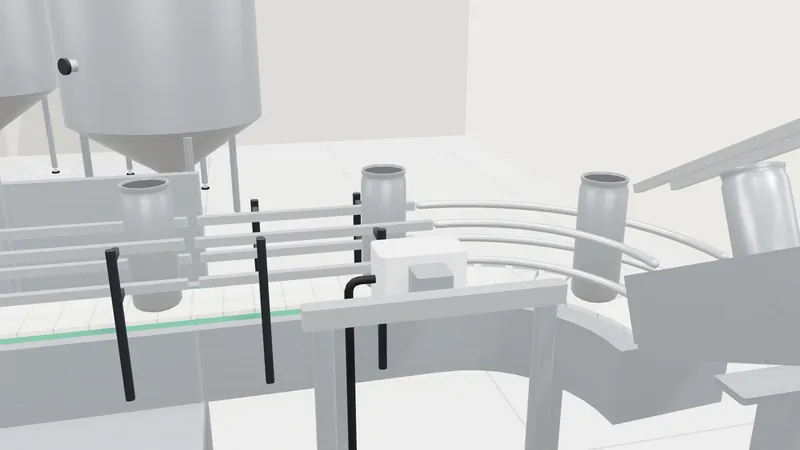
#> input picture img/m-datecoder-800.webp, 800 x 450 px, given in place of full-2x.png, which was not available
$ python snaps-stills.py
#> lines starting #> are read from the running program, lines starting #| are printed output that depends on the picture; pictures that were not available may be replaced by others from this repository, and a replacement may not be noted
#!/usr/bin/env python3
"""Snaps Line stills -> img/snaps-*.webp (and img/snaps-og.jpg).

Prefers the final stills the Pulsar build writes to /root/pulsar/out/stills/
(hero.png, comp-01..11.png, iso-fill.png, iso-seal.png, iso-outfeed.png, pack.png, og.png).
Any still that isn't there yet falls back to an interim crop from the shots already on disk,
so the site always builds. Run it again after the final stills land; nothing else changes.
"""
import json
import os
from PIL import Image

HERE = os.path.dirname(os.path.abspath(__file__))
IMG = os.path.join(HERE, "img")
STILLS = "/root/pulsar/out/stills"
SHOTS = "/root/pulsar/out/shots/final"
FULL = os.path.join(HERE, "interim", "full-2x.png")  # 2x light render of the assembled machine (2600x2000)

# Interim crops from FULL, as (centre x, centre y, width) in its pixels; 16:9 boxes.
COMP = {
    1: (1066, 1014, 560),   # bottom film unwinder: reel and dancer
    2: (1080, 730, 470),    # pouch die cutter
    3: (1480, 650, 600),    # top film unwinder: printed film over the idlers
    4: (1157, 754, 400),    # product filling system: manifold and nozzles
    5: (2054, 800, 560),    # pressure tank
    6: (1482, 845, 420),    # heat transfer printing unit
    7: (1944, 1050, 360),   # air supply connection
    8: (1950, 820, 400),    # dosing pump
    9: (1664, 936, 420),    # precut system
    10: (700, 640, 380),    # swinging arm control panel
    11: (1625, 1144, 1000), # conveyor with pick & place
}


def box(cx, cy, w, ratio=16 / 9, src=None):
    h = w / ratio
    x0, y0 = cx - w / 2, cy - h / 2
    if src is not None:
        x0 = max(0, min(x0, src.width - w))
        y0 = max(0, min(y0, src.height - h))
    return (round(x0), round(y0), round(x0 + w), round(y0 + h))


def save(im, name, width, q=86):
    if im.width > width:
        im = im.resize((width, round(im.height * width / im.width)), Image.LANCZOS)
    im.convert("RGB").save(os.path.join(IMG, name), quality=q)
    return im.size


def final(name):
    p = os.path.join(STILLS, name)
    return Image.open(p).convert("RGB") if os.path.exists(p) else None


def main():
    os.makedirs(IMG, exist_ok=True)
    full = Image.open(FULL).convert("RGB")
#> full is the input picture: PIL image 800x450 RGB; mean R, G, B 199.8, 201.3, 201.5
    used = {}

    # hero: the whole assembled machine
    hero = final("hero.png")
    used["hero"] = "final" if hero else "interim"
    if hero is None:
        hero = full.crop((540, 240, 2240, 1700))
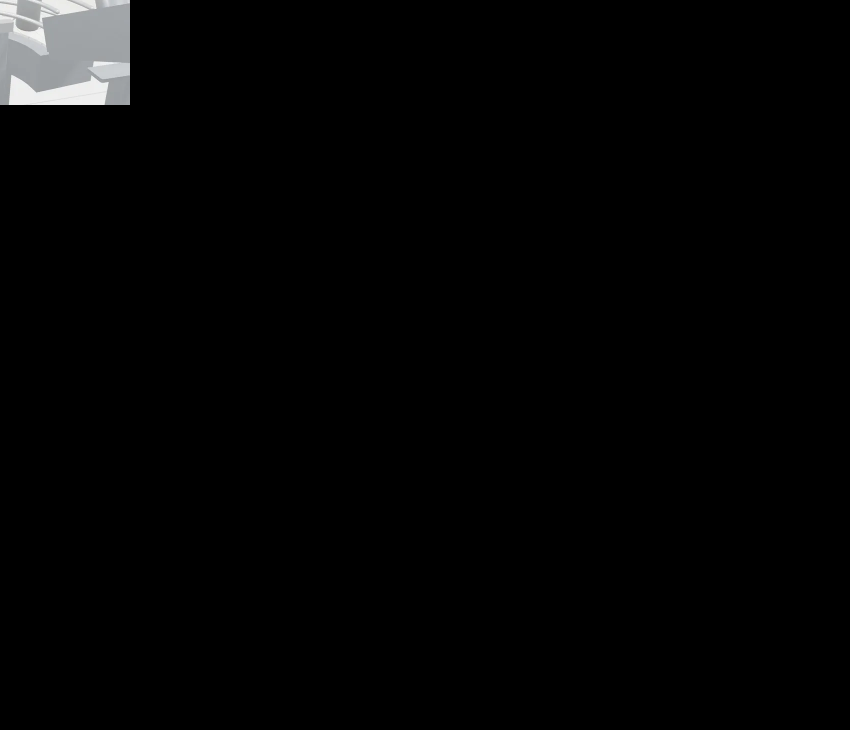
#> hero: PIL image 1700x1460 RGB (shown at 1/2 size); mean R, G, B 4, 4.1, 4.1
    else:
        # trim the paper margin around the machine, keep a calm 4% border
        import PIL.ImageOps as _ops
        g = _ops.invert(hero.convert("L")).point(lambda v: 255 if v > 10 else 0)
        bb = g.getbbox()
        if bb:
            m = int(0.04 * hero.width)
            hero = hero.crop((max(0, bb[0] - m), max(0, bb[1] - m), min(hero.width, bb[2] + m), min(hero.height, bb[3] + m)))
    print("hero", save(hero, "snaps-hero-1600.webp", 1600), save(hero, "snaps-hero-800.webp", 800))
#| hero (1600, 1374) (800, 687)
    # the home page's Snaps Line section and the overview's drawing section share this one (1400 wide)
    print("section", save(hero, "snaps-1400.webp", 1400))
#| section (1400, 1202)

    # og: 1200x630
    og = final("og.png")
#> call 2 of final, with name = 'og.png'
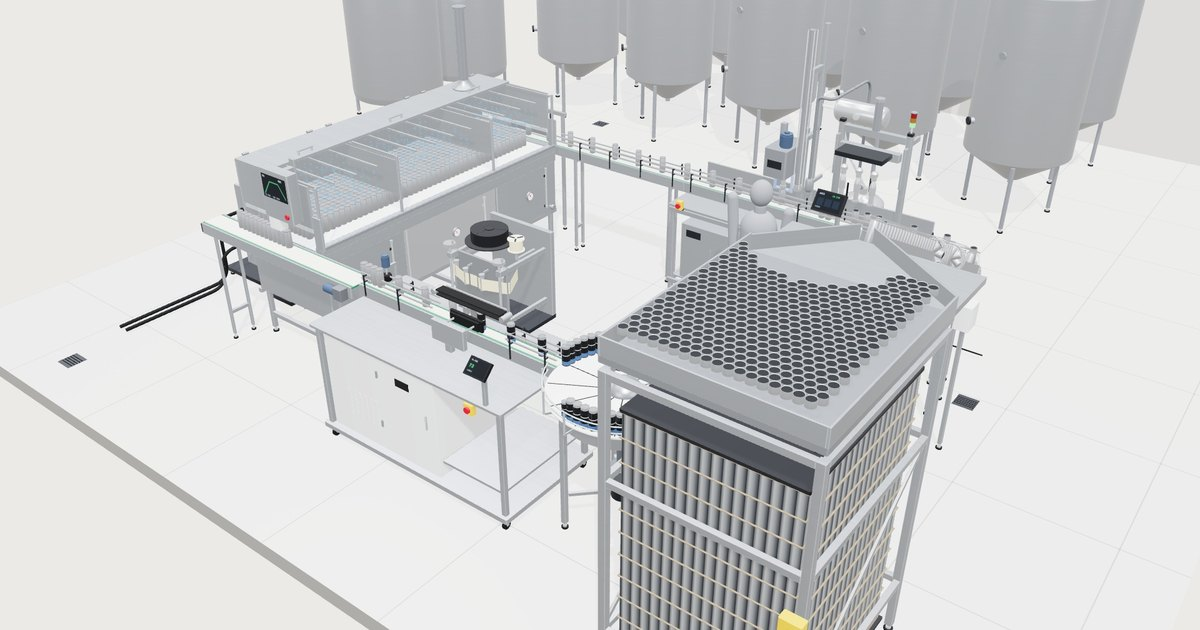
#> input picture img/og.jpg, 1200 x 630 px, given in place of og.png, which was not available
#> in final, returned value is the input picture: PIL image 1200x630 RGB; mean R, G, B 204.8, 205.6, 205.8
    used["og"] = "final" if og else "interim"
    if og is None:
        og = full.crop(box(1390, 900, 1720, 1200 / 630, full))
    og = og.resize((1200, 630), Image.LANCZOS)
    og.save(os.path.join(IMG, "snaps-og.jpg"), quality=86)

    # the 11 components
    for n, (cx, cy, w) in COMP.items():
        im = final(f"comp-{n:02d}.png")
        used[f"comp-{n:02d}"] = "final" if im else "interim"
        if im is None:
            im = full.crop(box(cx, cy, w, src=full))
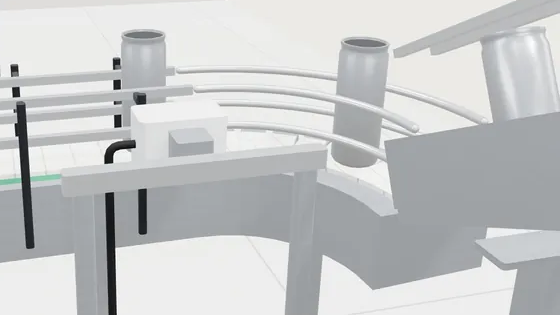
#> im: PIL image 560x315 RGB; mean R, G, B 197.5, 199.4, 200
        save(im, f"snaps-c{n:02d}-800.webp", 800)

    # featured isolations (4:3 cards)
    iso_fallback = {
        "fill": (os.path.join(HERE, "interim", "iso-fill-2x.png"), (600, 220, 2000, 1700)),
        "outfeed": (os.path.join(HERE, "interim", "iso-outfeed-2x.png"), (728, 260, 1872, 1690)),
        "seal": (os.path.join(HERE, "interim", "iso-seal-2x.png"), (728, 325, 1872, 1638)),
    }
    for k, (path, crop) in iso_fallback.items():
        im = final(f"iso-{k}.png")
        used[f"iso-{k}"] = "final" if im else "interim"
        if im is None:
            im = Image.open(path).convert("RGB").crop(crop)
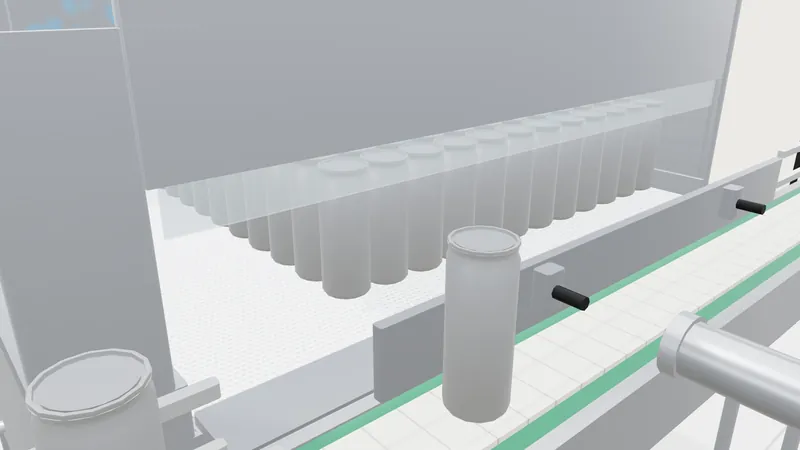
#> input picture img/m-dw-800.webp, 800 x 450 px, given in place of iso-fill-2x.png, which was not available
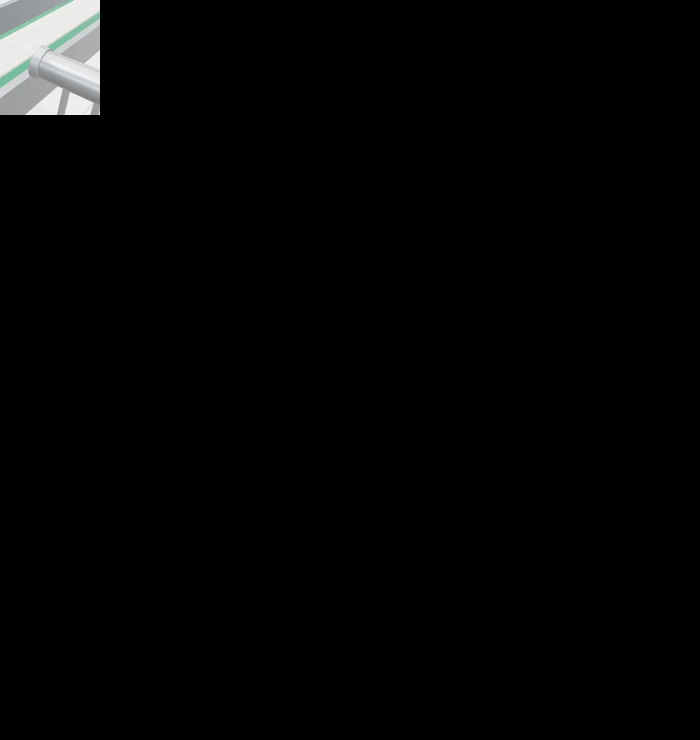
#> im: PIL image 1400x1480 RGB (shown at 1/2 size); mean R, G, B 4.3, 4.4, 4.4
        # pad (never crop) to 4:3 with the page tone, so no part of the assembly is cut off
        bg = im.getpixel((2, 2))
#> bg = (234, 236, 235)
        W, H = im.size
#> W = 1400; H = 1480
        if W / H > 4 / 3:
            nw, nh = W, round(W * 3 / 4)
        else:
            nw, nh = round(H * 4 / 3), H
#> nw = 1973; nh = 1480
        canvas = Image.new("RGB", (nw, nh), bg)
        canvas.paste(im, ((nw - W) // 2, (nh - H) // 2))
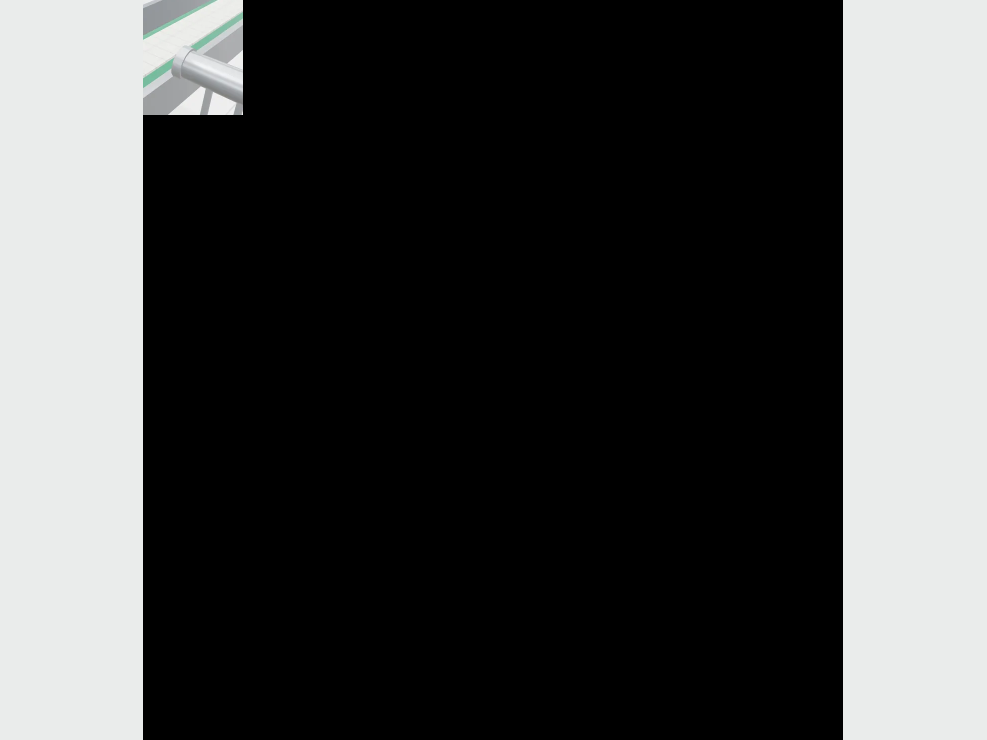
#> canvas: PIL image 1973x1480 RGB (shown at 1/2 size); mean R, G, B 71, 71.7, 71.4
        im = canvas
        save(im, f"snaps-iso-{k}-960.webp", 960)
#> in save (call 15), `im = im.resize((width, round(im.height * width / im.width)), Image.LAN..`:
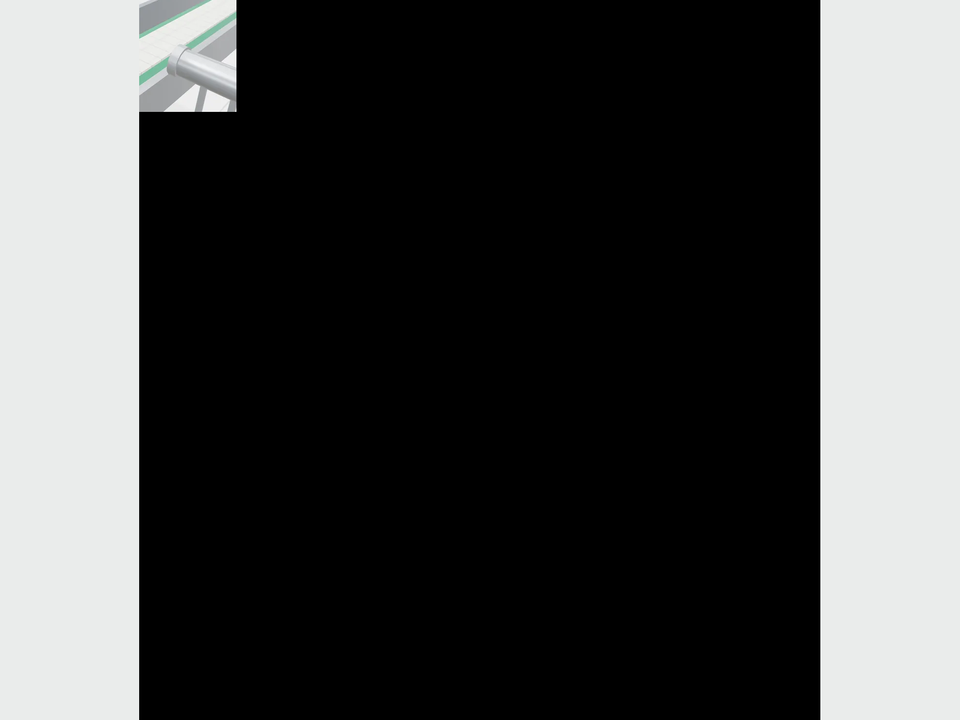
#> im: PIL image 960x720 RGB; mean R, G, B 71, 71.7, 71.4

    # the overview's drawing section: the machine taken apart (final still if present, else the latest exploded shot)
    ex = final("exploded.png")
    used["exploded"] = "final" if ex else "interim"
    if ex is None:
        src = Image.open(os.path.join(SHOTS, "exploded-light.png")).convert("RGB")
        ex = src.crop((268, 110, 1220, 890))
    save(ex, "snaps-exploded-1400.webp", 1400)

    # the pack
    pack = final("pack.png")
    used["pack"] = "final" if pack else "interim"
    if pack is None:
        pack = full.crop((140, 240, 500, 480))
    save(pack, "snaps-pack-800.webp", 800)

    # record the real sizes so the pages get correct width/height attributes whichever stills were used
    sizes = {}
    for f in sorted(os.listdir(IMG)):
        if f.startswith("snaps-") and f.endswith(".webp"):
            with Image.open(os.path.join(IMG, f)) as im:
                sizes[f[:-5]] = im.size
    with open(os.path.join(IMG, "snaps-sizes.json"), "w") as fh:
        json.dump({"sizes": sizes, "sources": used}, fh, indent=1)
    print("sources:", ", ".join(f"{k}={v}" for k, v in used.items()))


if __name__ == "__main__":
#> (the run stopped early here; a loop or call above may not have finished)
